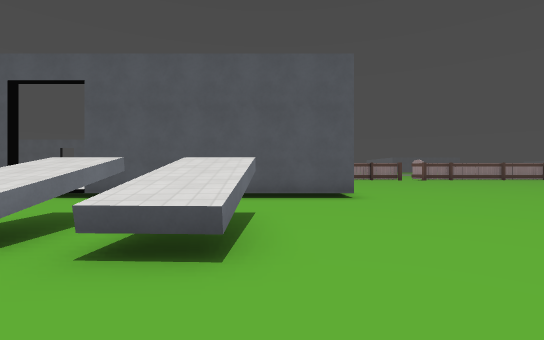
View 1 (above)

24 first-person views from a walk through a 3-D level made in the Godot game engine. The camera is 1.5 m above the floor, looks level and sees 85° across. The floor is counted in squares, 2 m on a side. Each view is taken from the middle of a square. On the plan, view 1 faces up. The plan holds only what a view shows up to about 10 squares ahead; the rest is blank. The place goes on beyond the plan. Some surface patterns are stand-ins.

View 2
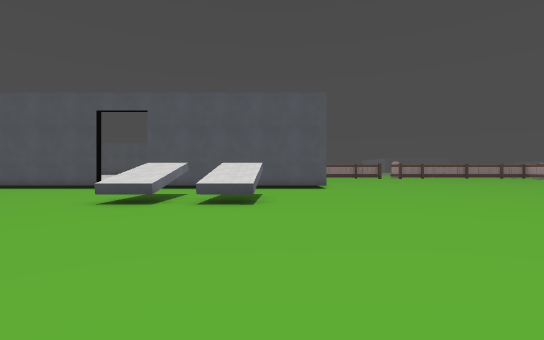

View 3
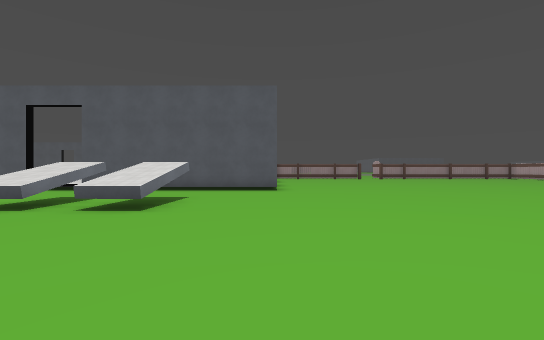

View 4
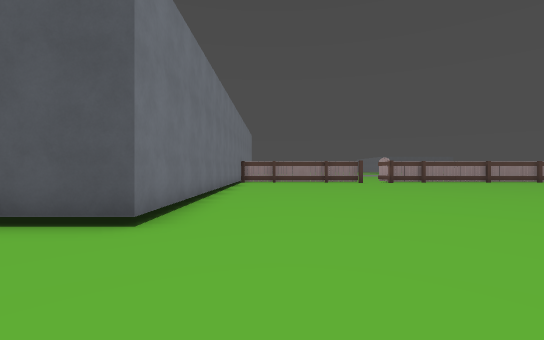

View 5
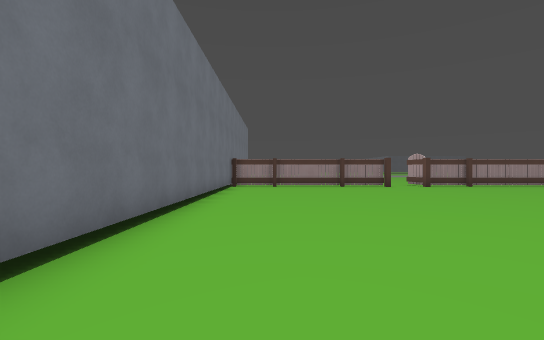

View 6
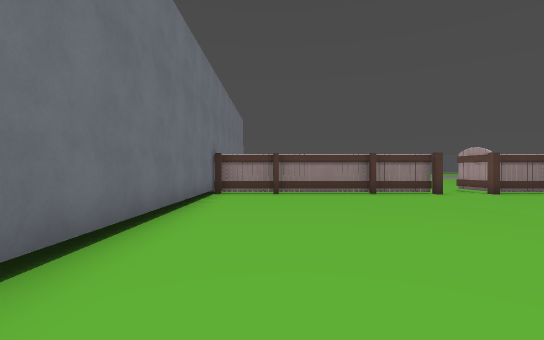

View 7
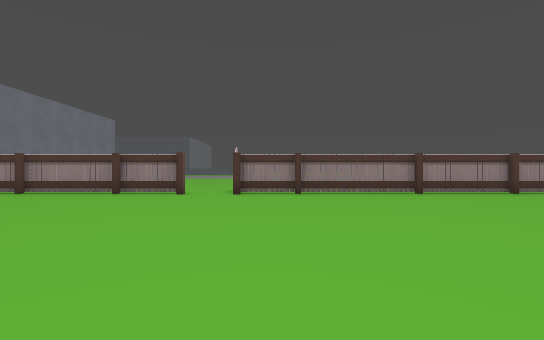

View 8
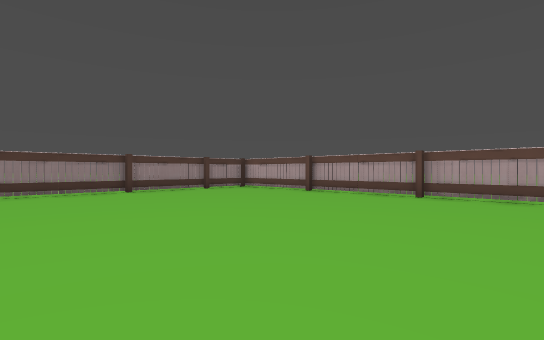

View 9
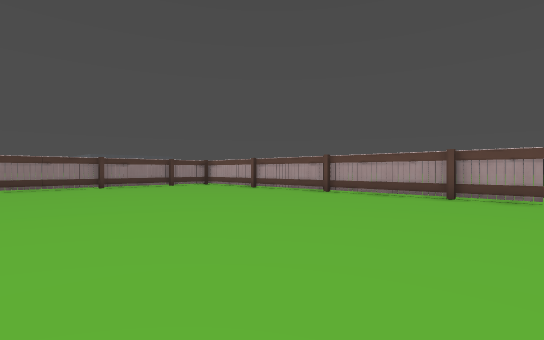

View 10
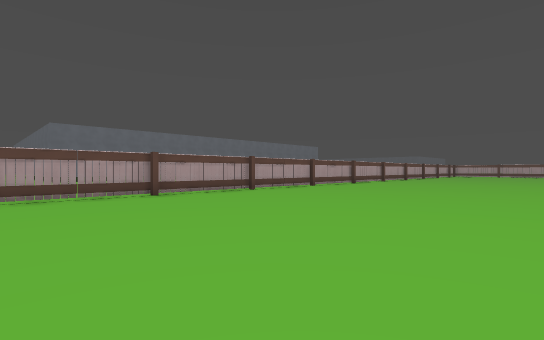

View 11
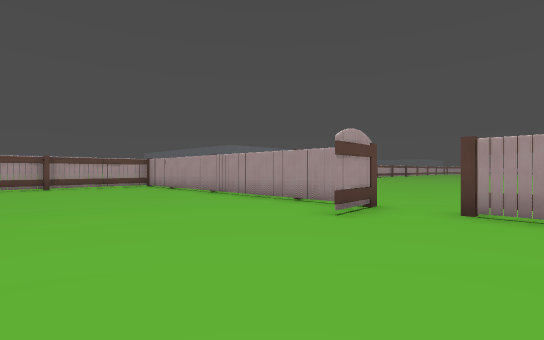

View 12
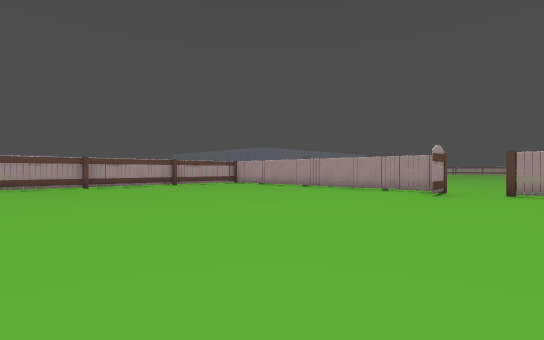

View 13
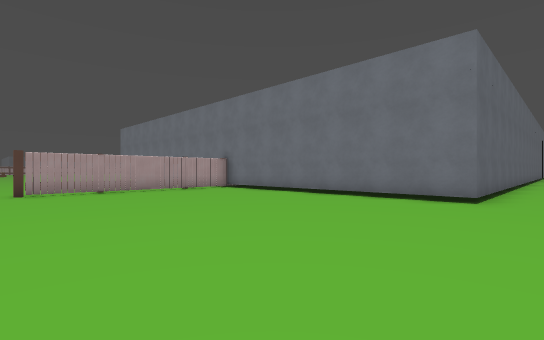

View 14
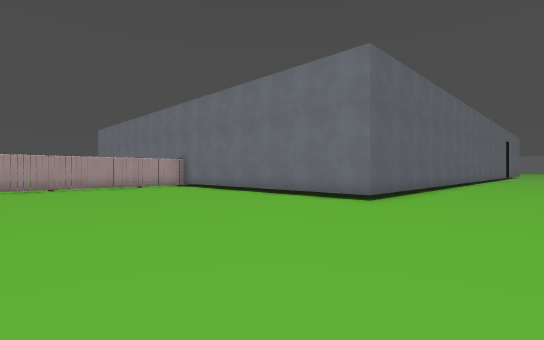

View 15
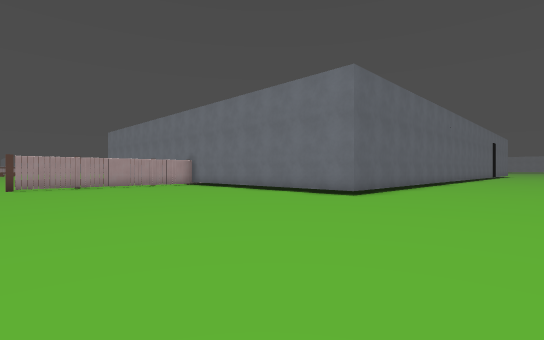

View 16
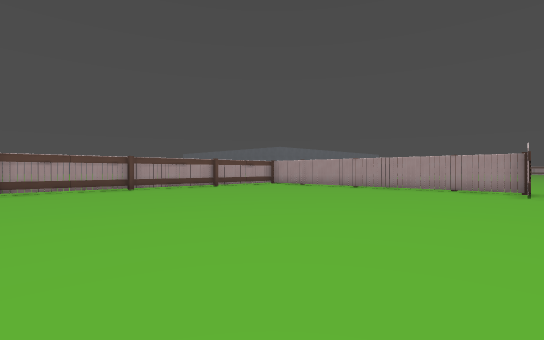

View 17
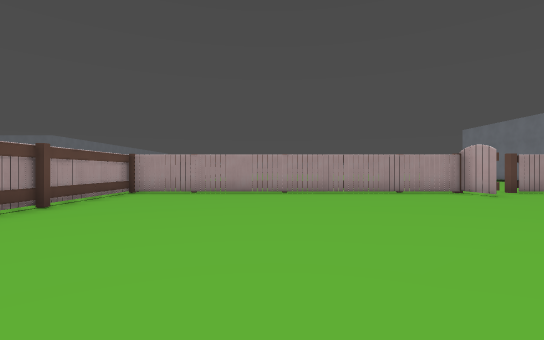

View 18
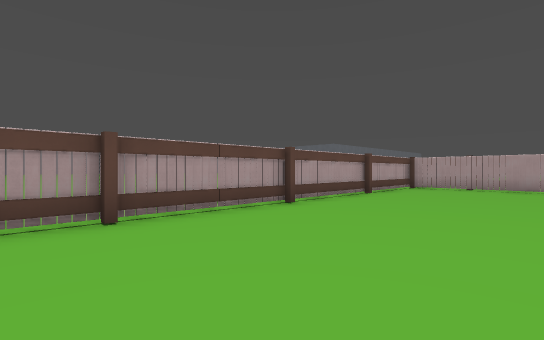

View 19
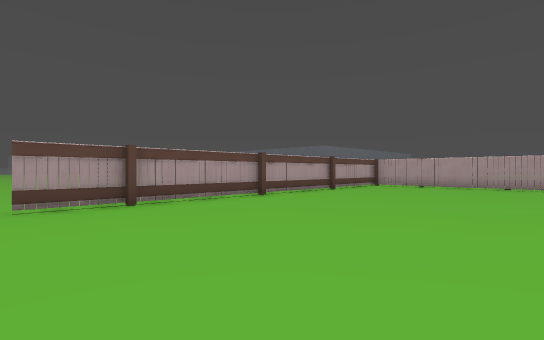

View 20
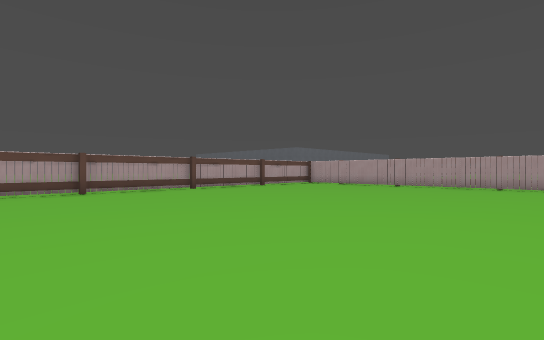

View 21
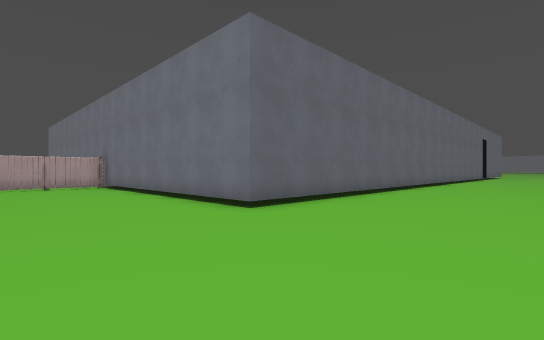

View 22
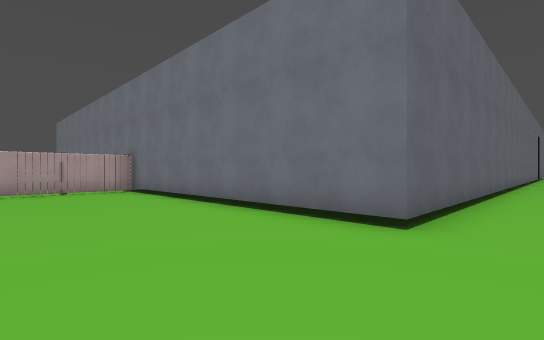

View 23
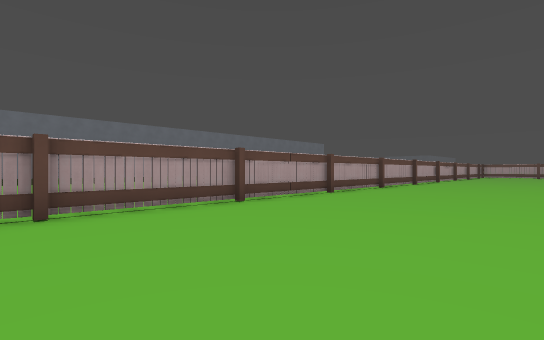

View 24
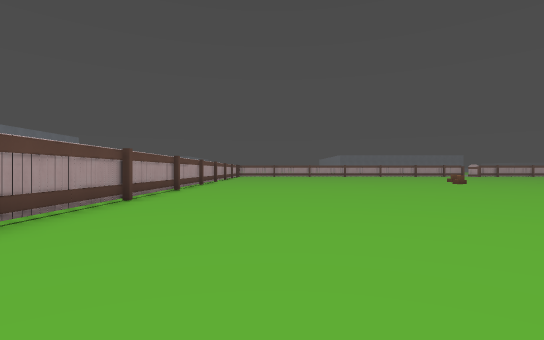

### Floor plan
Key: @ floor where view 1 was taken; # wall or solid block; x gap in a wall; . main floor; : floor 0.5 m higher than the main floor; ^ raised ledge; B building; T thing the floor can be seen under or through.
Columns run from 4 left of view 1 to 24 right of it. Each row starts with its distance up from view 1.
 35  ............................
 34 ..........................#..
 33 ..........................#.
 32 ..........................#
 31 ..........................#
 30 #######...................#
 29      :#...................#
 28      :#...................#
 27      :#...................#
 26      :#...................#
 25      :#...................#
 24       #...................#
 23       #...................#
 22       #........B..........#
 21       ##TTTTTT.B#TTTTTTTT##
 20       #.................
 19       #.................
 18       #..................
 17       #...................#
 16       #...................#
 15       #...................#
 14       #...................#
 13       #...................#
 12       #...................#
 11       #........  .........#
 10     ::#........  .........#
  9    :::#.......   .........#
  8 #######......    .........#
  7   .............  .........#
  6 ...............  .........#
  5 x#.#..........   .........#
  4 ^^.^.........    .........#
  3 ^^.^.........    .........#
  2 ............     .........#
  1 ...........      .........#
  0 ....@.....      ..........#
 -1  ........       ..........#
 -2   ......       ...........#
 -3    ....       ............#
 -4     .         ............#

Positions as (right, up) in squares from view 1, and headings:
1: (0, 0), facing up
2: (0, -4), facing up
3: (2, -3), facing up
4: (4, 4), facing up
5: (4, 8), facing up
6: (4, 12), facing up
7: (12, 12), facing up
8: (13, 11), facing up-right
9: (13, 8), facing up-right
10: (13, 10), facing down-right
11: (8, 27), facing down-right
12: (8, 32), facing down-right
13: (10, 32), facing down-left
14: (9, 34), facing down-left
15: (10, 35), facing down-left
16: (10, 33), facing down-right
17: (17, 31), facing down
18: (17, 34), facing down-right
19: (15, 35), facing down-right
20: (11, 35), facing down-right
21: (6, 35), facing down-left
22: (6, 32), facing down-left
23: (16, 7), facing down-right
24: (18, 6), facing down
